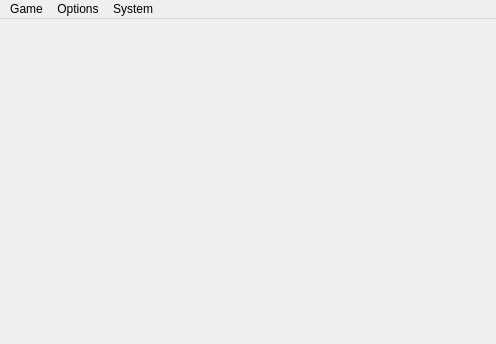
<?xml version="1.0" encoding="UTF-8"?>
<ui version="4.0">
 <class>MainWindow</class>
 <widget class="QMainWindow" name="MainWindow">
  <property name="geometry">
   <rect>
    <x>0</x>
    <y>0</y>
    <width>496</width>
    <height>344</height>
   </rect>
  </property>
  <property name="windowTitle">
   <string>Scorche</string>
  </property>
  <widget class="QWidget" name="centralWidget">
   <layout class="QVBoxLayout" name="verticalLayout">
    <property name="leftMargin">
     <number>0</number>
    </property>
    <property name="topMargin">
     <number>0</number>
    </property>
    <property name="rightMargin">
     <number>0</number>
    </property>
    <property name="bottomMargin">
     <number>0</number>
    </property>
    <item>
     <widget class="QLabel" name="viewPort">
      <property name="text">
       <string/>
      </property>
     </widget>
    </item>
   </layout>
  </widget>
  <widget class="QMenuBar" name="menuBar">
   <property name="geometry">
    <rect>
     <x>0</x>
     <y>0</y>
     <width>496</width>
     <height>22</height>
    </rect>
   </property>
   <widget class="QMenu" name="menuSystem">
    <property name="title">
     <string>System</string>
    </property>
    <addaction name="actionRendering"/>
    <addaction name="actionShow_console"/>
   </widget>
   <widget class="QMenu" name="menuGame">
    <property name="title">
     <string>Game</string>
    </property>
    <addaction name="actionNew_game"/>
   </widget>
   <widget class="QMenu" name="menuOptions">
    <property name="title">
     <string>Options</string>
    </property>
    <addaction name="actionBots_enable_quick_aim"/>
    <addaction name="actionExplosion_rocks"/>
    <addaction name="actionFast_game"/>
   </widget>
   <addaction name="menuGame"/>
   <addaction name="menuOptions"/>
   <addaction name="menuSystem"/>
  </widget>
  <action name="actionRendering">
   <property name="checkable">
    <bool>true</bool>
   </property>
   <property name="checked">
    <bool>true</bool>
   </property>
   <property name="text">
    <string>Rendering</string>
   </property>
  </action>
  <action name="actionBots_enable_quick_aim">
   <property name="checkable">
    <bool>true</bool>
   </property>
   <property name="checked">
    <bool>true</bool>
   </property>
   <property name="text">
    <string>Bots - enable quick aim</string>
   </property>
  </action>
  <action name="actionNew_game">
   <property name="text">
    <string>New game</string>
   </property>
  </action>
  <action name="actionExplosion_rocks">
   <property name="checkable">
    <bool>true</bool>
   </property>
   <property name="checked">
    <bool>true</bool>
   </property>
   <property name="text">
    <string>Explosion rocks</string>
   </property>
  </action>
  <action name="actionFast_game">
   <property name="checkable">
    <bool>true</bool>
   </property>
   <property name="text">
    <string>Fast game</string>
   </property>
  </action>
  <action name="actionShow_console">
   <property name="text">
    <string>Show console</string>
   </property>
  </action>
 </widget>
 <layoutdefault spacing="6" margin="11"/>
 <resources/>
 <connections/>
</ui>
